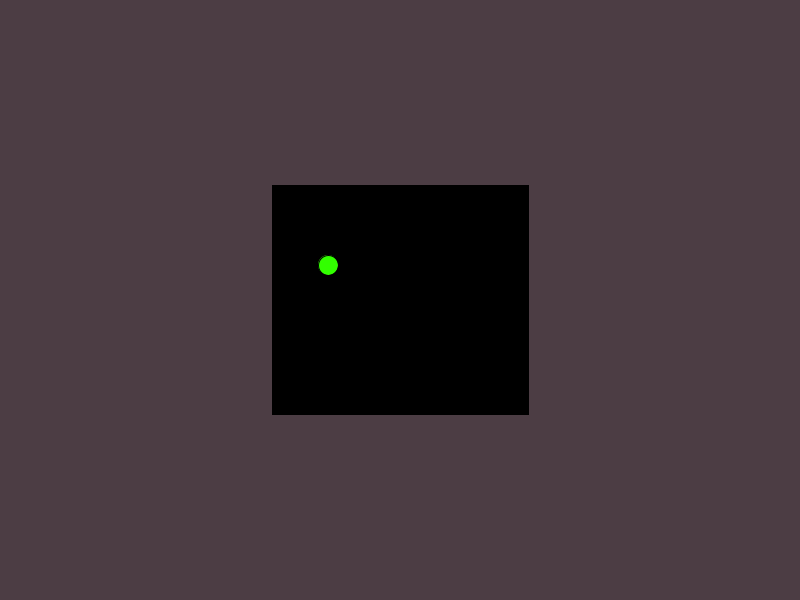
Frame 1 (no input)
Frame 60 (the mouse pressed at the canvas centre just before this capture): identical to frame 1, image omitted
Frame 120 (the mouse held since frame 60 and released just before this capture): identical to frame 1, image omitted

The Processing sketch that drew this single still picture (run headless with seeded random() and noise(); from frame 60 on, the mouse is pressed at the canvas centre):

// Processing sketch: tweakMode
// ── tweakMode.pde
int bgHue;
void setup() {
  //fullScreen();
  size(800, 600);
  colorMode(HSB, 100);
  rectMode(CENTER);
}

void draw() {
  bgHue = 92;
  background(bgHue, 20, 30);
  fill(30,0,0);
  rect(width/2,height/2,256,229);
  fill(30,100,100);
  ellipse(width/2-72,height/2 - 35,20,20);
}
